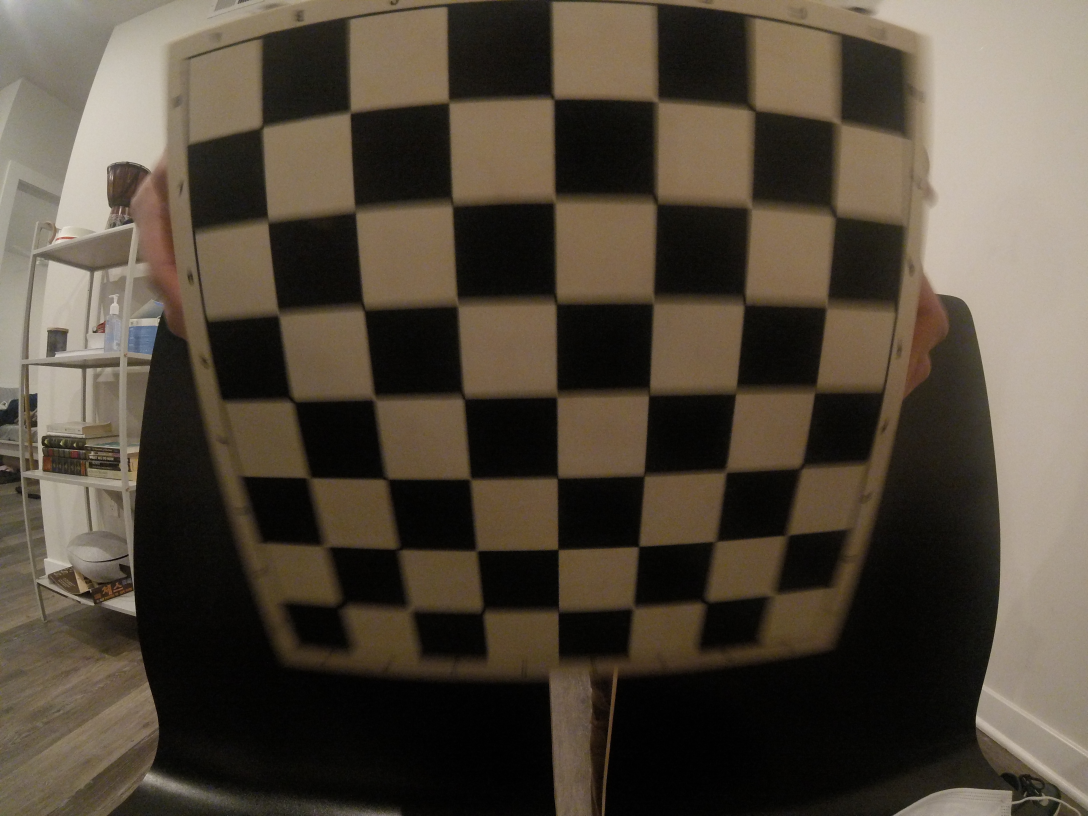
#> input picture perception/gopro/calibration/calibration_images/G0014301.JPG, 3264 x 2448 px, given in place of 30.jpg, which was not available (shown at 1/3 size)
$ python spill_contours.py
#> lines starting #> are read from the running program, lines starting #| are printed output that depends on the picture; after the words box and inside, x2 and y2 are one past the last pixel; in counts of white or black regions, pixels touching at a corner belong together; pictures that were not available may be replaced by others from this repository, and a replacement may not be noted

import cv2 as cv
import numpy as np
import argparse
import random as rng
rng.seed(12345)
root_path = 'C:/Users/andre/Senior Design/perception/segmentation/validation/images/'
def thresh_callback(val):
    threshold = val
    # Detect edges using Canny
    canny_output = cv.Canny(src_gray, threshold, threshold * 2)
    # Find contours
    contours, hierarchy = cv.findContours(canny_output, cv.RETR_TREE, cv.CHAIN_APPROX_SIMPLE)
    # Draw contours
    drawing = np.zeros((canny_output.shape[0], canny_output.shape[1], 3), dtype=np.uint8)
    for i in range(len(contours)):
        color = (255, 0, 0)#rng.randint(0,256), rng.randint(0,256), rng.randint(0,256))
        cv.drawContours(drawing, contours, i, color, 2, cv.LINE_8, hierarchy, 0)
    # Show in a window
    cv.imshow('Contours', drawing)
# Load source image
parser = argparse.ArgumentParser(description='Code for Finding contours in your image tutorial.')
parser.add_argument('--input', help='Path to input image.', default=root_path + '30')
args = parser.parse_args()
src = cv.imread(root_path + args.input + '.jpg')
#> src is the input picture: shape (2448, 3264, 3); mean B, G, R 58.9, 71.7, 81.2
if src is None:
    print('Could not open or find the image:', args.input)
    exit(0)
# Convert image to gray and blur it
src_gray = cv.cvtColor(src, cv.COLOR_BGR2GRAY)
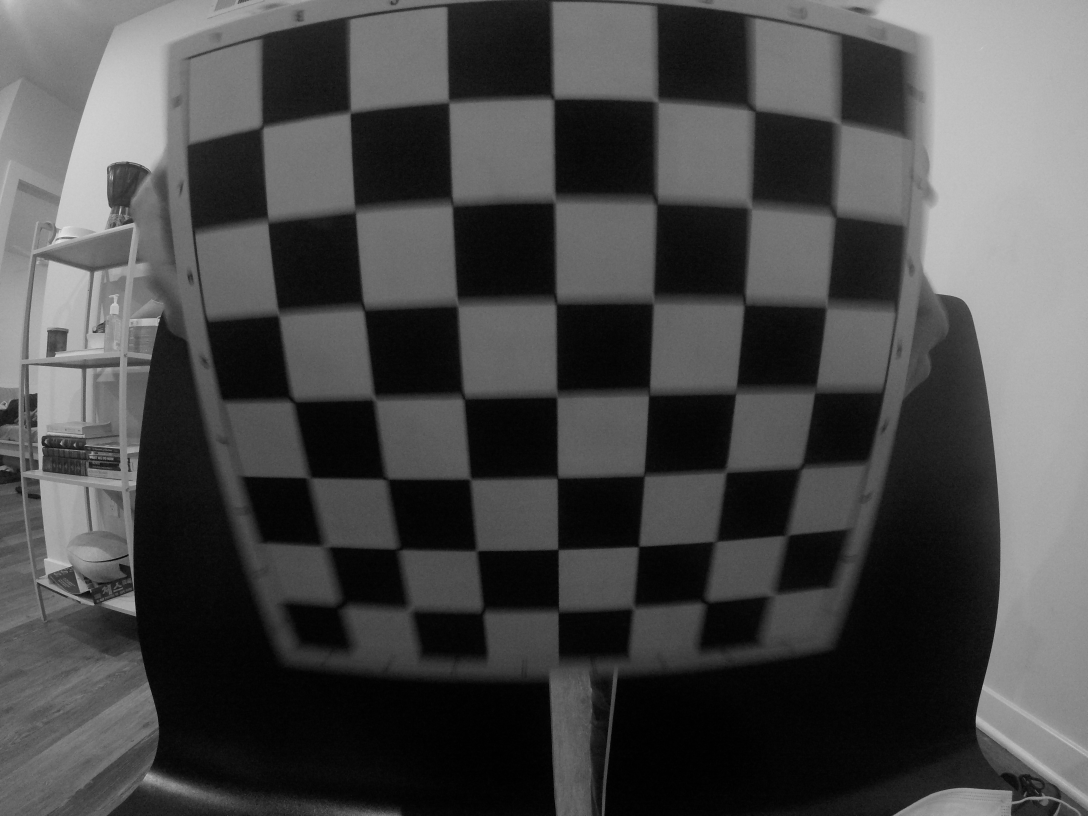
#> src_gray: shape (2448, 3264) (shown at 1/3 size); min 0, max 240, mean 73.1
src_gray = cv.blur(src_gray, (3,3))
# Create Window
source_window = 'Source'
cv.namedWindow(source_window)
cv.imshow(source_window, src)
max_thresh = 255
thresh = 45 # initial threshold
cv.createTrackbar('Canny Thresh:', source_window, thresh, max_thresh, thresh_callback)
thresh_callback(thresh)
#> in thresh_callback, `canny_output = cv.Canny(src_gray, threshold, threshold * 2)`:
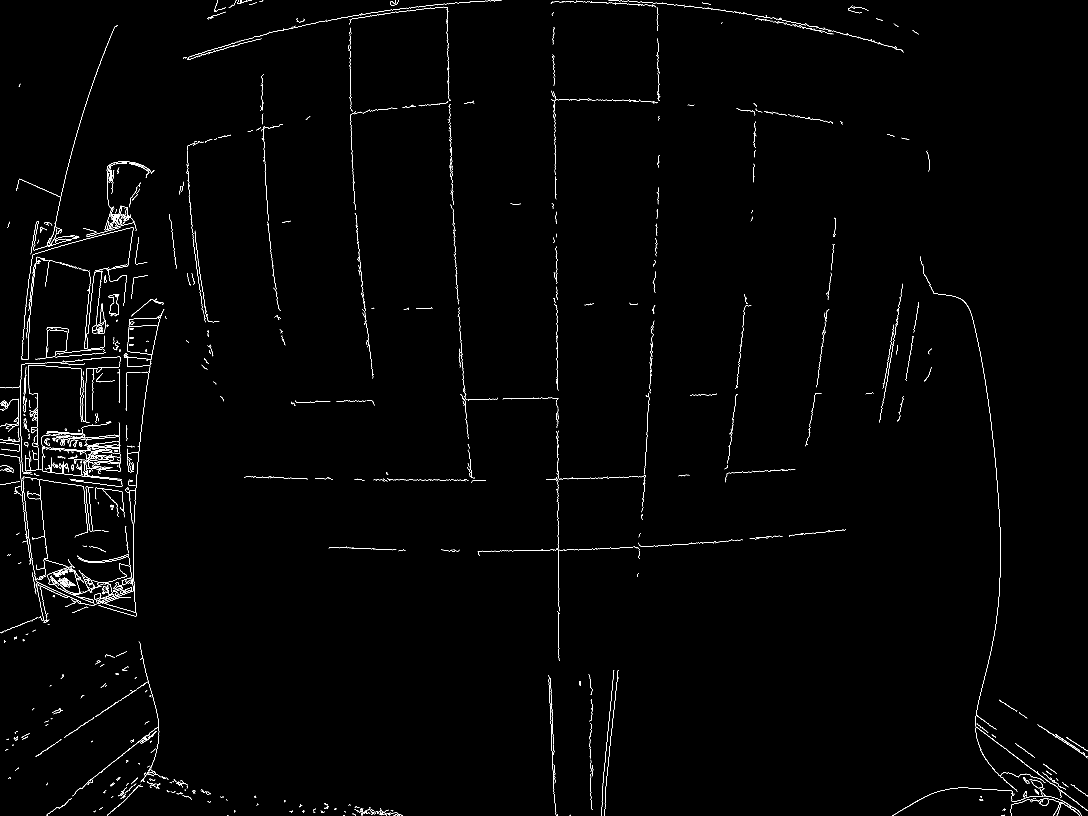
#> canny_output: shape (2448, 3264) (shown at 1/3 size); 0.76% white in thin lines or dots
#> in thresh_callback, `contours, hierarchy = cv.findContours(canny_output, cv.RETR_TREE, cv.C..`: contours = 1169 contours, 1042 with area under 20; largest, box (x1, y1, x2, y2) and area: (296, 927, 493, 1850) 6894, (382, 976, 474, 1065) 6544, (326, 882, 358, 944) 1146, (326, 882, 357, 944) 1092, (276, 815, 317, 1000) 855
#> after the loop in thresh_callback, `for i in range(len(contours)):`:
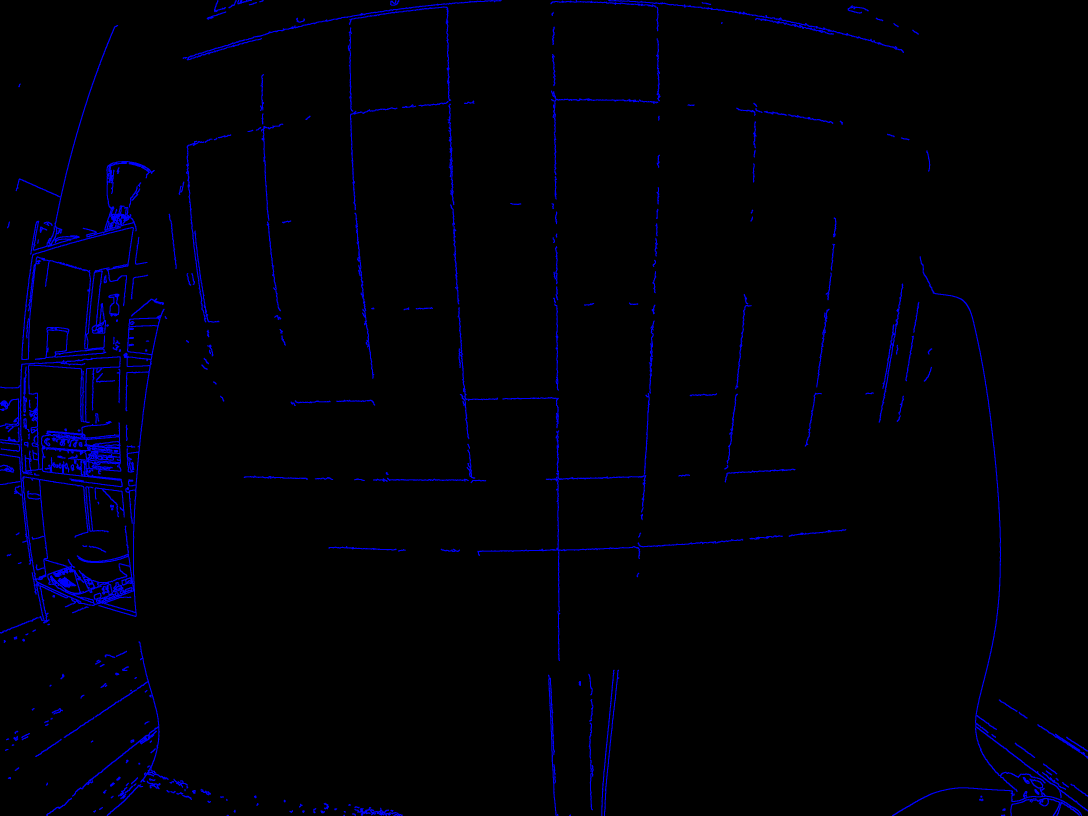
#> drawing: shape (2448, 3264, 3) (shown at 1/3 size); mean of channels 0, 1, 2 6.4, 0, 0; drawn as B, G, R
cv.waitKey(0)

$ run again, on perception/gopro/calibration/calibration_images/G0014302.JPG
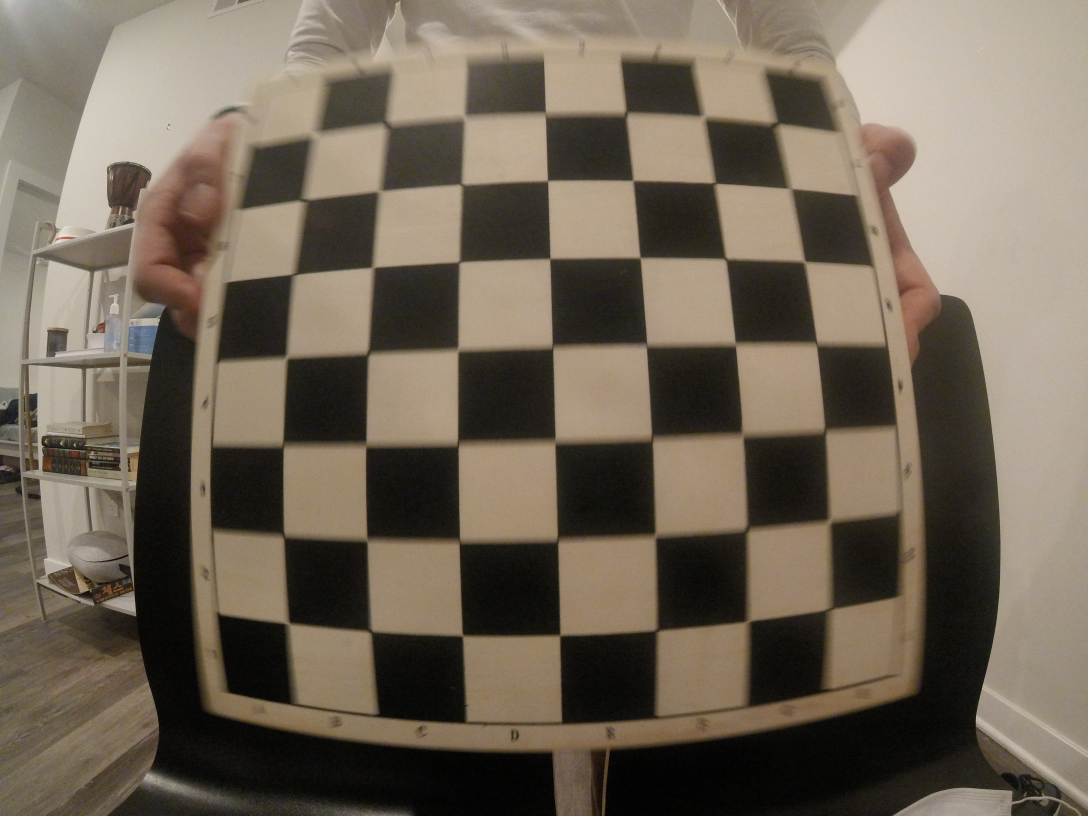
#> input picture perception/gopro/calibration/calibration_images/G0014302.JPG, 3264 x 2448 px, given in place of 30.jpg, which was not available (shown at 1/3 size)
#> src is the input picture: shape (2448, 3264, 3); mean B, G, R 86.9, 101.6, 112.8
#> in thresh_callback, `canny_output = cv.Canny(src_gray, threshold, threshold * 2)`:
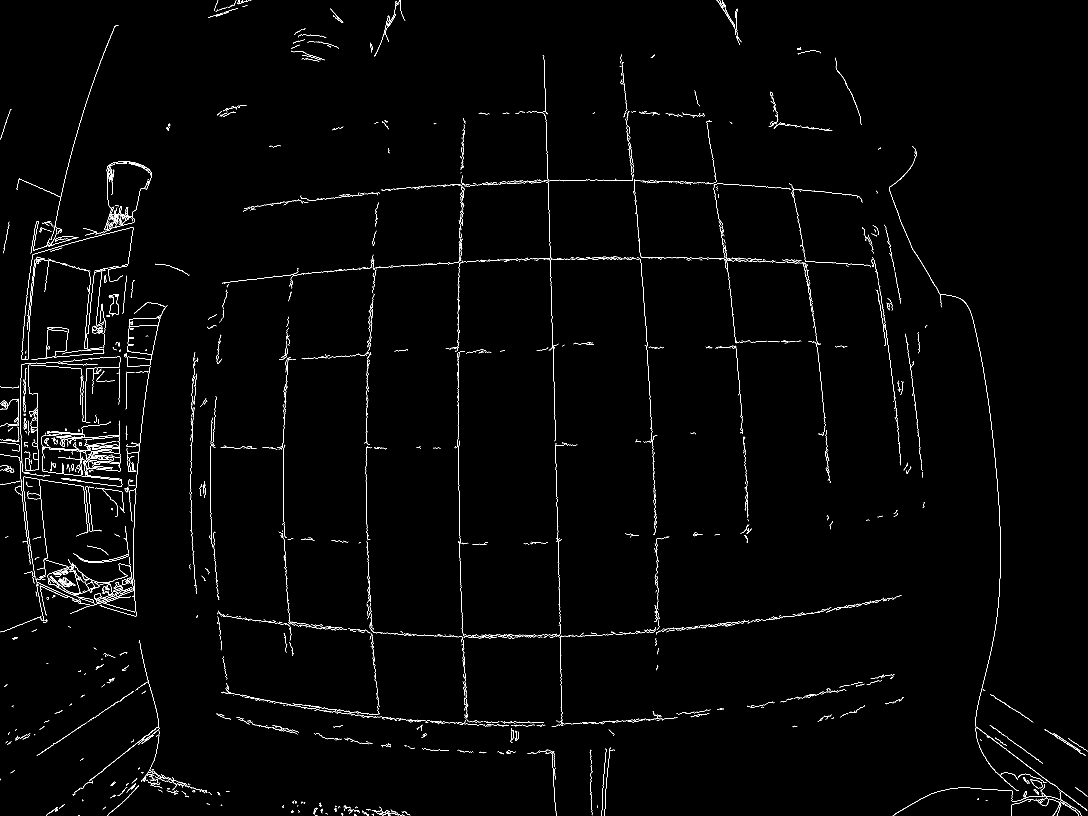
#> canny_output: shape (2448, 3264) (shown at 1/3 size); 0.97% white in thin lines or dots
#> contours = 1990 contours, 1837 with area under 20; largest, box (x1, y1, x2, y2) and area: (314, 484, 456, 691) 18920, (320, 484, 456, 688) 18729, (381, 916, 502, 1362) 8615, (382, 976, 474, 1065) 6564, (387, 947, 483, 980) 2006
#> after the loop in thresh_callback, `for i in range(len(contours)):`:
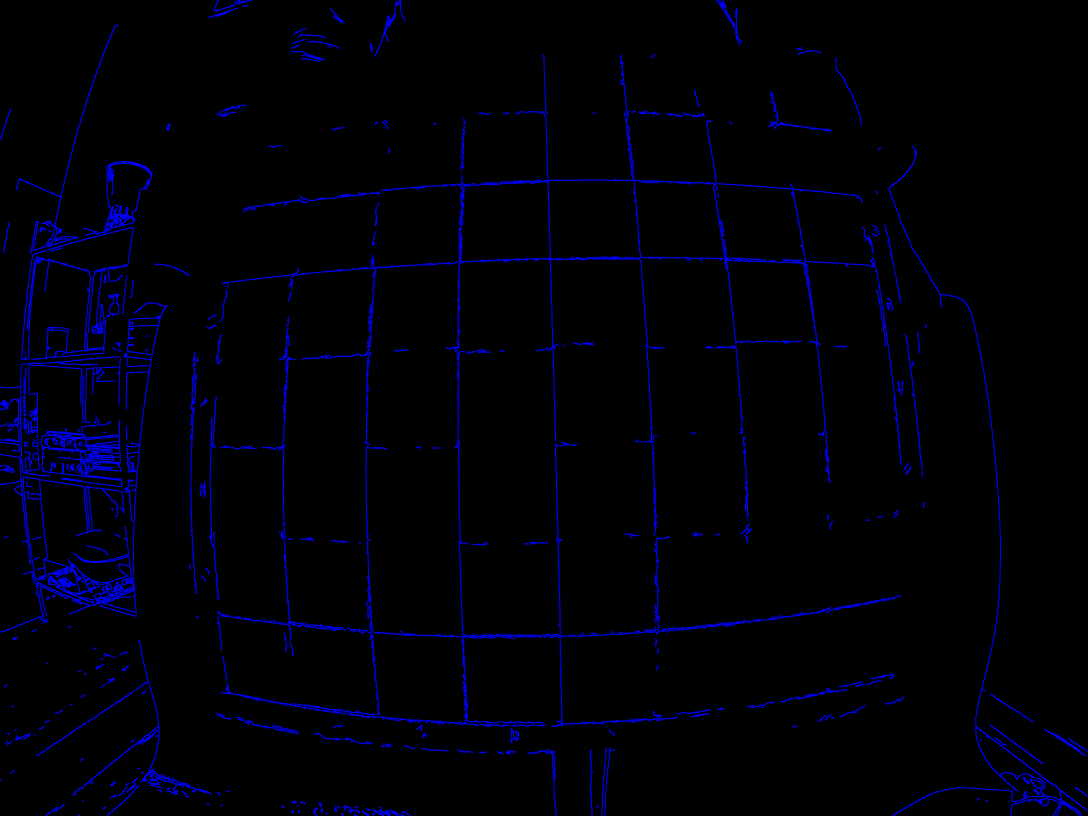
#> drawing: shape (2448, 3264, 3) (shown at 1/3 size); mean of channels 0, 1, 2 8.3, 0, 0; drawn as B, G, R

$ run again, on perception/gopro/calibration/calibration_images/G0014303.JPG
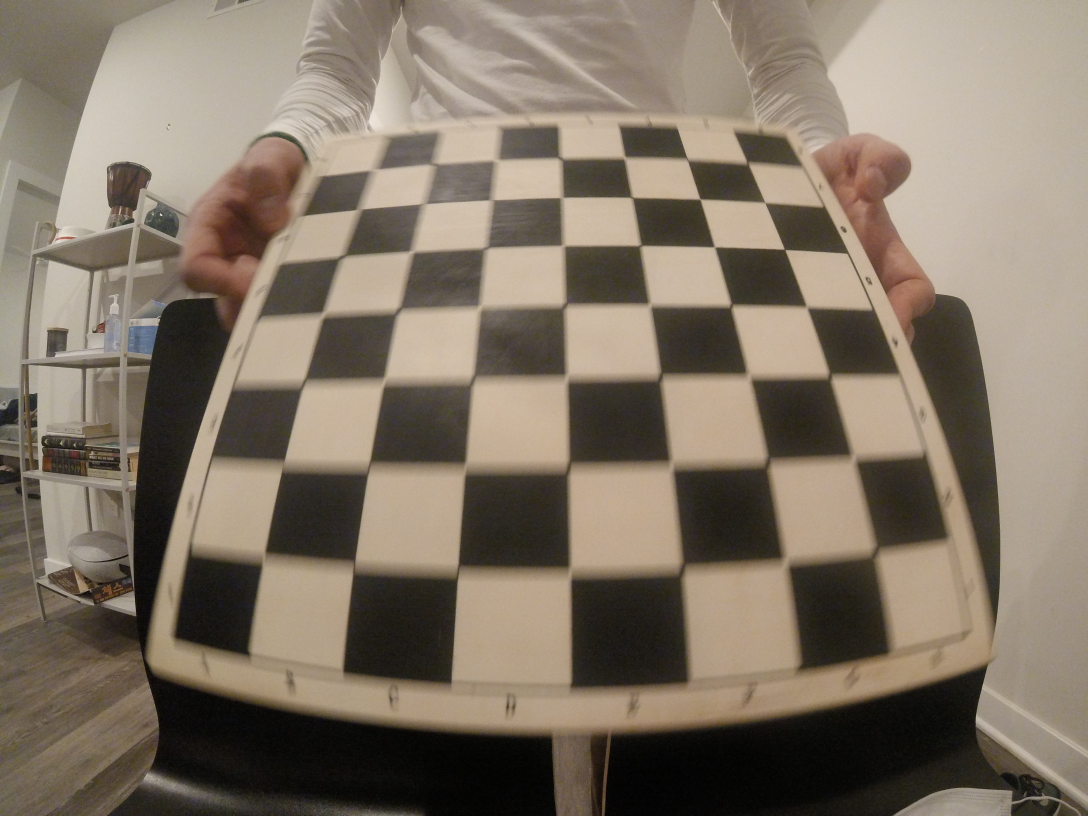
#> input picture perception/gopro/calibration/calibration_images/G0014303.JPG, 3264 x 2448 px, given in place of 30.jpg, which was not available (shown at 1/3 size)
#> src is the input picture: shape (2448, 3264, 3); mean B, G, R 102.2, 117.2, 129.4
#> in thresh_callback, `canny_output = cv.Canny(src_gray, threshold, threshold * 2)`:
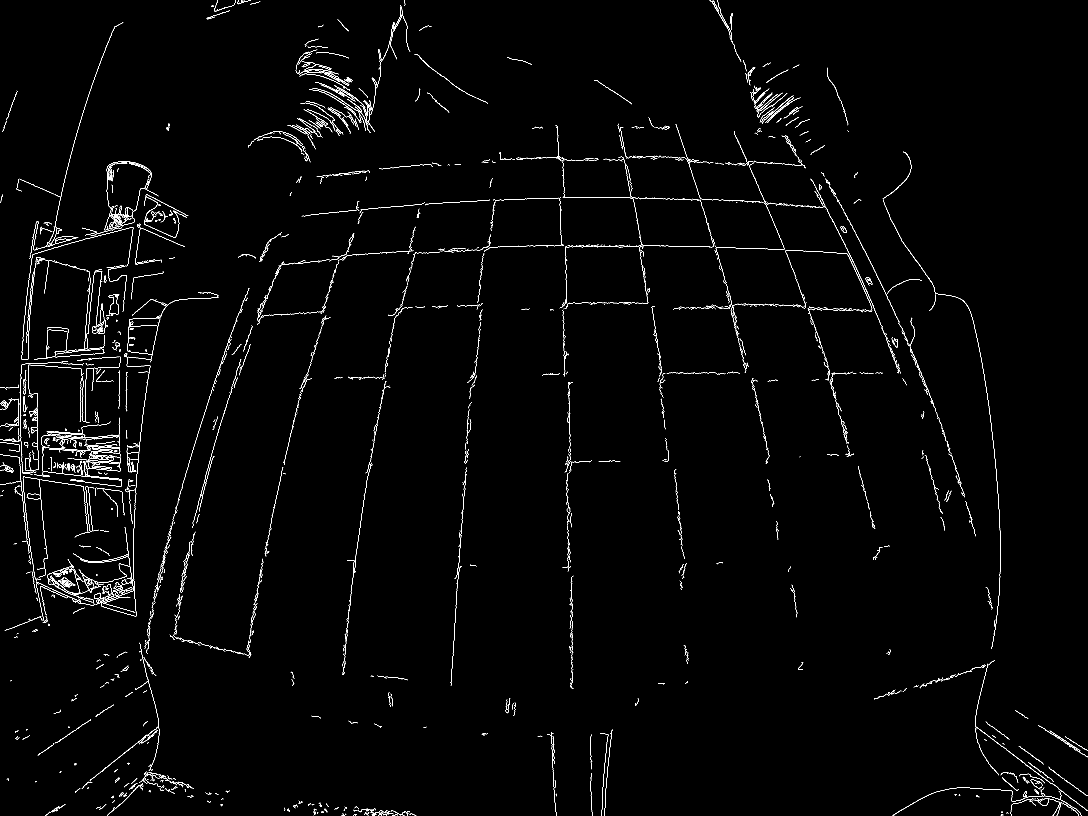
#> canny_output: shape (2448, 3264) (shown at 1/3 size); 1.1% white in thin lines or dots
#> contours = 1917 contours, 1690 with area under 20; largest, box (x1, y1, x2, y2) and area: (313, 484, 456, 691) 19074, (313, 484, 456, 691) 19001, (75, 1351, 117, 1413) 482, (75, 1374, 92, 1413) 465, (282, 1778, 302, 1797) 244
#> after the loop in thresh_callback, `for i in range(len(contours)):`:
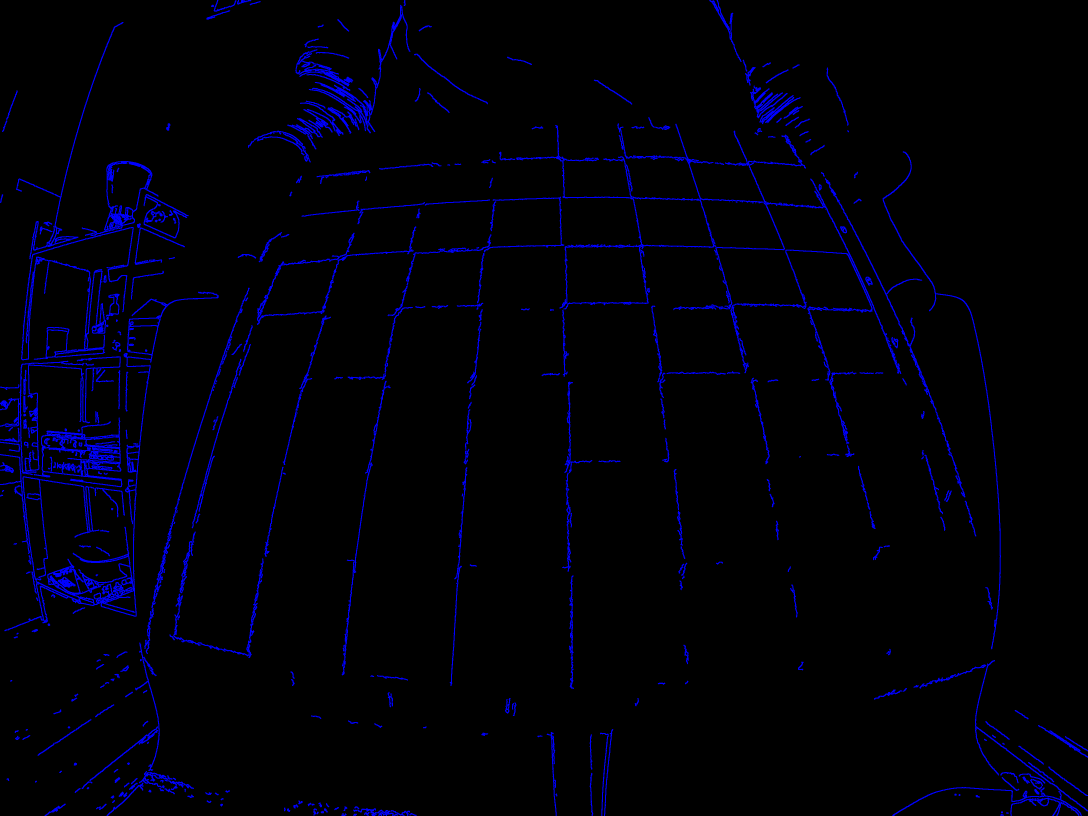
#> drawing: shape (2448, 3264, 3) (shown at 1/3 size); mean of channels 0, 1, 2 9, 0, 0; drawn as B, G, R
